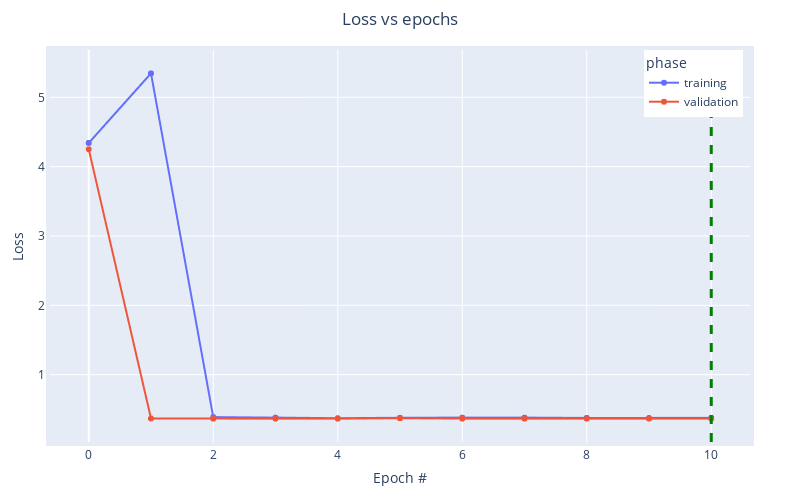

The cell this chart's notebook holds for it:
### Markdown cell above
## Loss vs epochs

### Code cell
fig = px.line(
    df[(df.phase =='training') | (df.phase =='validation')],
    x='epoch',
    y='loss',
    color='phase',
    markers=True)

fig.update_layout(
    xaxis_title='Epoch #',
    yaxis_title='Loss',
    width=800, height=500,
    title='Loss vs epochs',
    title_x=0.5,
    margin=go.layout.Margin(
        l=50,
        r=50,
        b=50,
        t=50,
        pad=4),
    legend=dict(
        yanchor="top",
        #y=0.99
        xanchor="right",
        x=0.99
        )
)

fig.add_vline(x=epoch, line_width=3, line_dash="dash", line_color="green")
fig.show()
fig.write_html(os.path.join(img_path, 'loss_epoch.html'))

### Figure 1 — Plotly figure (JSON) as saved in the notebook; plotly's stock layout.template omitted (floating-point values rounded to 4 significant figures; data arrays with more than 128 entries replaced by an {"elided": "..."} marker saying what was removed)
{"data": [{"hovertemplate": "phase=training<br>epoch=%{x}<br>loss=%{y}<extra></extra>", "legendgroup": "training", "line": {"color": "#636efa", "dash": "solid"}, "marker": {"symbol": "circle"}, "mode": "markers+lines", "name": "training", "showlegend": true, "type": "scattergl", "x": {"elided": "3157 int values"}, "xaxis": "x", "y": {"elided": "3157 float values"}, "yaxis": "y"}, {"hovertemplate": "phase=validation<br>epoch=%{x}<br>loss=%{y}<extra></extra>", "legendgroup": "validation", "line": {"color": "#EF553B", "dash": "solid"}, "marker": {"symbol": "circle"}, "mode": "markers+lines", "name": "validation", "showlegend": true, "type": "scattergl", "x": {"elided": "2310 int values"}, "xaxis": "x", "y": {"elided": "2310 float values"}, "yaxis": "y"}], "layout": {"height": 500, "legend": {"title": {"text": "phase"}, "tracegroupgap": 0, "x": 0.99, "xanchor": "right", "yanchor": "top"}, "margin": {"b": 50, "l": 50, "pad": 4, "r": 50, "t": 50}, "shapes": [{"line": {"color": "green", "dash": "dash", "width": 3}, "type": "line", "x0": 10, "x1": 10, "xref": "x", "y0": 0, "y1": 1, "yref": "y domain"}], "title": {"text": "Loss vs epochs", "x": 0.5}, "width": 800, "xaxis": {"anchor": "y", "domain": [0, 1], "title": {"text": "Epoch #"}}, "yaxis": {"anchor": "x", "domain": [0, 1], "title": {"text": "Loss"}}}}
